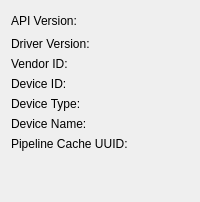
        <widget class="QWidget" name="tab_4">
         <attribute name="title">
          <string>General</string>
         </attribute>
         <layout class="QVBoxLayout" name="verticalLayout_26">
          <item>
           <layout class="QGridLayout" name="gridLayout_2">
            <item row="7" column="0">
             <spacer name="verticalSpacer">
              <property name="orientation">
               <enum>Qt::Vertical</enum>
              </property>
              <property name="sizeHint" stdset="0">
               <size>
                <width>20</width>
                <height>40</height>
               </size>
              </property>
             </spacer>
            </item>
            <item row="4" column="0">
             <widget class="QLabel" name="label_13">
              <property name="font">
               <font>
                <pointsize>9</pointsize>
               </font>
              </property>
              <property name="text">
               <string>Device Type:</string>
              </property>
             </widget>
            </item>
            <item row="5" column="0">
             <widget class="QLabel" name="label_14">
              <property name="font">
               <font>
                <pointsize>9</pointsize>
               </font>
              </property>
              <property name="text">
               <string>Device Name:</string>
              </property>
             </widget>
            </item>
            <item row="6" column="0">
             <widget class="QLabel" name="label_15">
              <property name="font">
               <font>
                <pointsize>9</pointsize>
               </font>
              </property>
              <property name="text">
               <string>Pipeline Cache UUID:</string>
              </property>
             </widget>
            </item>
            <item row="2" column="1">
             <widget class="QLabel" name="vendorIdValue">
              <property name="text">
               <string/>
              </property>
             </widget>
            </item>
            <item row="3" column="1">
             <widget class="QLabel" name="deviceIdValue">
              <property name="font">
               <font>
                <pointsize>9</pointsize>
               </font>
              </property>
              <property name="text">
               <string/>
              </property>
             </widget>
            </item>
            <item row="5" column="1">
             <widget class="QLabel" name="deviceNameValue">
              <property name="font">
               <font>
                <pointsize>9</pointsize>
               </font>
              </property>
              <property name="text">
               <string/>
              </property>
             </widget>
            </item>
            <item row="4" column="1">
             <widget class="QLabel" name="deviceTypeValue">
              <property name="font">
               <font>
                <pointsize>9</pointsize>
               </font>
              </property>
              <property name="text">
               <string/>
              </property>
             </widget>
            </item>
            <item row="6" column="1">
             <widget class="QLabel" name="pipelineCacheUuidValue">
              <property name="font">
               <font>
                <pointsize>9</pointsize>
               </font>
              </property>
              <property name="text">
               <string/>
              </property>
             </widget>
            </item>
            <item row="3" column="0">
             <widget class="QLabel" name="label_12">
              <property name="font">
               <font>
                <pointsize>9</pointsize>
               </font>
              </property>
              <property name="text">
               <string>Device ID:</string>
              </property>
             </widget>
            </item>
            <item row="1" column="1">
             <widget class="QLabel" name="driverVersionValue">
              <property name="font">
               <font>
                <pointsize>9</pointsize>
               </font>
              </property>
              <property name="text">
               <string/>
              </property>
             </widget>
            </item>
            <item row="1" column="0">
             <widget class="QLabel" name="label_9">
              <property name="font">
               <font>
                <pointsize>9</pointsize>
               </font>
              </property>
              <property name="text">
               <string>Driver Version:</string>
              </property>
             </widget>
            </item>
            <item row="0" column="0">
             <widget class="QLabel" name="label_7">
              <property name="font">
               <font>
                <pointsize>9</pointsize>
               </font>
              </property>
              <property name="text">
               <string>API Version:</string>
              </property>
             </widget>
            </item>
            <item row="2" column="0">
             <widget class="QLabel" name="label_11">
              <property name="font">
               <font>
                <pointsize>9</pointsize>
               </font>
              </property>
              <property name="text">
               <string>Vendor ID:</string>
              </property>
             </widget>
            </item>
            <item row="0" column="1">
             <widget class="QLabel" name="apiVersionValue">
              <property name="font">
               <font>
                <pointsize>9</pointsize>
               </font>
              </property>
              <property name="text">
               <string/>
              </property>
             </widget>
            </item>
            <item row="0" column="2">
             <spacer name="horizontalSpacer_6">
              <property name="orientation">
               <enum>Qt::Horizontal</enum>
              </property>
              <property name="sizeHint" stdset="0">
               <size>
                <width>40</width>
                <height>20</height>
               </size>
              </property>
             </spacer>
            </item>
           </layout>
          </item>
         </layout>
        </widget>
